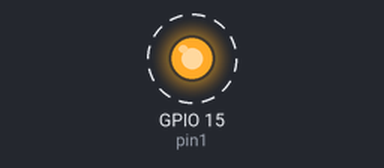
A program run on a simulated Raspberry Pi (BCM pin numbers). Parts: output pins drawn as LEDs (lit = HIGH). Dashed ring = blinking. At 2.0 s the program stops and its outputs stay as they are.

Above: at 0.05 s.
Timing chart, 0 to 3.0 s (numbered marks = the images above):
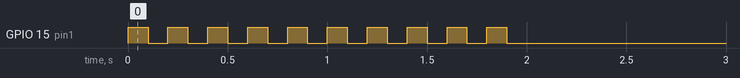

The program:

led_kadai1.py
```python
import RPi.GPIO as GPIO
import time
import subprocess

pin1 = 15
GPIO.cleanup()
GPIO.setmode(GPIO.BCM)
GPIO.setup(pin1, GPIO.OUT)


for i in range(10):
    GPIO.output(pin1, GPIO.HIGH)
    time.sleep(0.1)
    GPIO.output(pin1, GPIO.LOW)
    time.sleep(0.1)
```

Measured:
- by itself, GPIO 15 (pin1): alternates HIGH for 0.10 s and LOW for 0.10 s, 20 changes in all, then stays LOW
